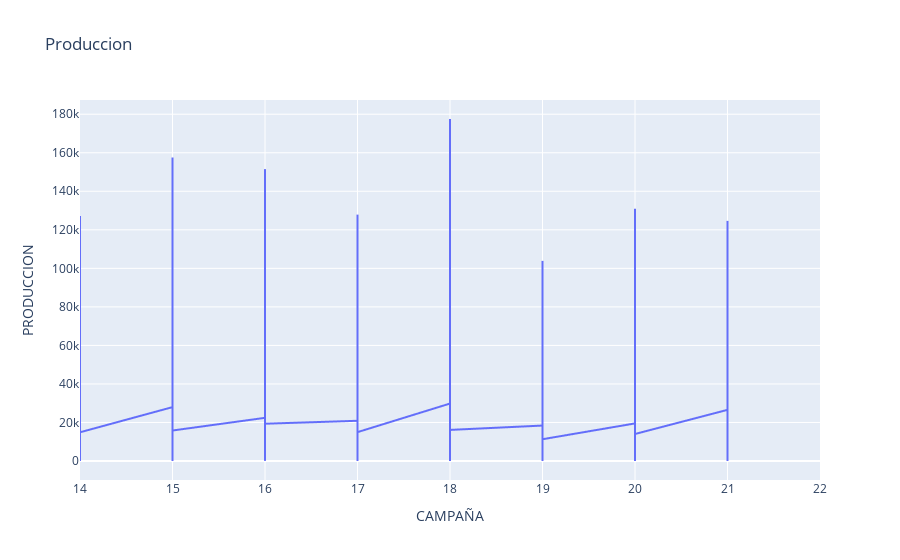

Notebook code cell kept with this figure:
### Markdown cell above
## Visualizacion

### Code cell
label = "PRODUCCION"

px.line(data_frame =  data, x='CAMPAÑA', y=label,title = "Produccion" )

### Figure 1 — Plotly figure (JSON) as saved in the notebook; plotly's stock layout.template omitted (floating-point values rounded to 4 significant figures; data arrays with more than 128 entries replaced by an {"elided": "..."} marker saying what was removed)
{"data": [{"hovertemplate": "CAMPAÑA=%{x}<br>PRODUCCION=%{y}<extra></extra>", "legendgroup": "", "line": {"color": "#636efa", "dash": "solid"}, "marker": {"symbol": "circle"}, "mode": "lines", "name": "", "showlegend": false, "type": "scattergl", "x": {"elided": "9601 int values"}, "xaxis": "x", "y": {"elided": "9601 float values"}, "yaxis": "y"}], "layout": {"legend": {"tracegroupgap": 0}, "title": {"text": "Produccion"}, "xaxis": {"anchor": "y", "domain": [0, 1], "title": {"text": "CAMPAÑA"}}, "yaxis": {"anchor": "x", "domain": [0, 1], "title": {"text": "PRODUCCION"}}}}
